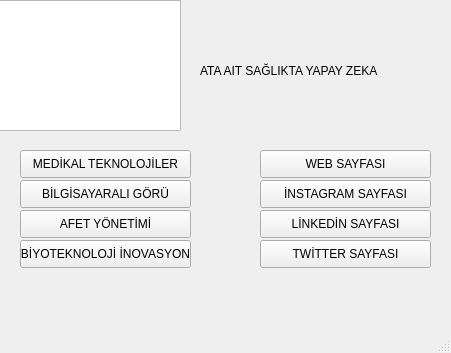
<?xml version="1.0" encoding="UTF-8"?>
<ui version="4.0">
 <class>MainWindow</class>
 <widget class="QMainWindow" name="MainWindow">
  <property name="geometry">
   <rect>
    <x>0</x>
    <y>0</y>
    <width>451</width>
    <height>353</height>
   </rect>
  </property>
  <property name="windowTitle">
   <string>MainWindow</string>
  </property>
  <widget class="QWidget" name="centralwidget">
   <property name="styleSheet">
    <string notr="true">#graphicsView{
border-image: url(:/logo/Colorful Artificial Intelligence Logo.jpg);
}</string>
   </property>
   <widget class="QLabel" name="label">
    <property name="geometry">
     <rect>
      <x>200</x>
      <y>30</y>
      <width>241</width>
      <height>81</height>
     </rect>
    </property>
    <property name="styleSheet">
     <string notr="true">font: 63 10pt &quot;Yu Gothic UI Semibold&quot;;</string>
    </property>
    <property name="text">
     <string>ATA AIT SAĞLIKTA YAPAY ZEKA </string>
    </property>
   </widget>
   <widget class="QPushButton" name="pushButton">
    <property name="geometry">
     <rect>
      <x>20</x>
      <y>150</y>
      <width>171</width>
      <height>28</height>
     </rect>
    </property>
    <property name="text">
     <string>MEDİKAL TEKNOLOJİLER</string>
    </property>
   </widget>
   <widget class="QPushButton" name="pushButton_2">
    <property name="geometry">
     <rect>
      <x>20</x>
      <y>180</y>
      <width>171</width>
      <height>28</height>
     </rect>
    </property>
    <property name="text">
     <string>BİLGİSAYARALI GÖRÜ</string>
    </property>
   </widget>
   <widget class="QPushButton" name="pushButton_3">
    <property name="geometry">
     <rect>
      <x>20</x>
      <y>240</y>
      <width>171</width>
      <height>28</height>
     </rect>
    </property>
    <property name="text">
     <string>BİYOTEKNOLOJİ İNOVASYON</string>
    </property>
   </widget>
   <widget class="QPushButton" name="pushButton_4">
    <property name="geometry">
     <rect>
      <x>20</x>
      <y>210</y>
      <width>171</width>
      <height>28</height>
     </rect>
    </property>
    <property name="text">
     <string>AFET YÖNETİMİ</string>
    </property>
   </widget>
   <widget class="QPushButton" name="pushButton_5">
    <property name="geometry">
     <rect>
      <x>260</x>
      <y>150</y>
      <width>171</width>
      <height>28</height>
     </rect>
    </property>
    <property name="text">
     <string>WEB SAYFASI</string>
    </property>
   </widget>
   <widget class="QPushButton" name="pushButton_6">
    <property name="geometry">
     <rect>
      <x>260</x>
      <y>180</y>
      <width>171</width>
      <height>28</height>
     </rect>
    </property>
    <property name="text">
     <string>İNSTAGRAM SAYFASI</string>
    </property>
   </widget>
   <widget class="QPushButton" name="pushButton_7">
    <property name="geometry">
     <rect>
      <x>260</x>
      <y>210</y>
      <width>171</width>
      <height>28</height>
     </rect>
    </property>
    <property name="text">
     <string>LİNKEDİN SAYFASI</string>
    </property>
   </widget>
   <widget class="QPushButton" name="pushButton_8">
    <property name="geometry">
     <rect>
      <x>260</x>
      <y>240</y>
      <width>171</width>
      <height>28</height>
     </rect>
    </property>
    <property name="text">
     <string>TWİTTER SAYFASI</string>
    </property>
   </widget>
   <widget class="QGraphicsView" name="graphicsView">
    <property name="geometry">
     <rect>
      <x>-10</x>
      <y>0</y>
      <width>191</width>
      <height>131</height>
     </rect>
    </property>
   </widget>
  </widget>
  <widget class="QMenuBar" name="menubar">
   <property name="geometry">
    <rect>
     <x>0</x>
     <y>0</y>
     <width>451</width>
     <height>26</height>
    </rect>
   </property>
  </widget>
  <widget class="QStatusBar" name="statusbar"/>
 </widget>
 <resources>
  <include location="logo.qrc"/>
 </resources>
 <connections/>
</ui>
